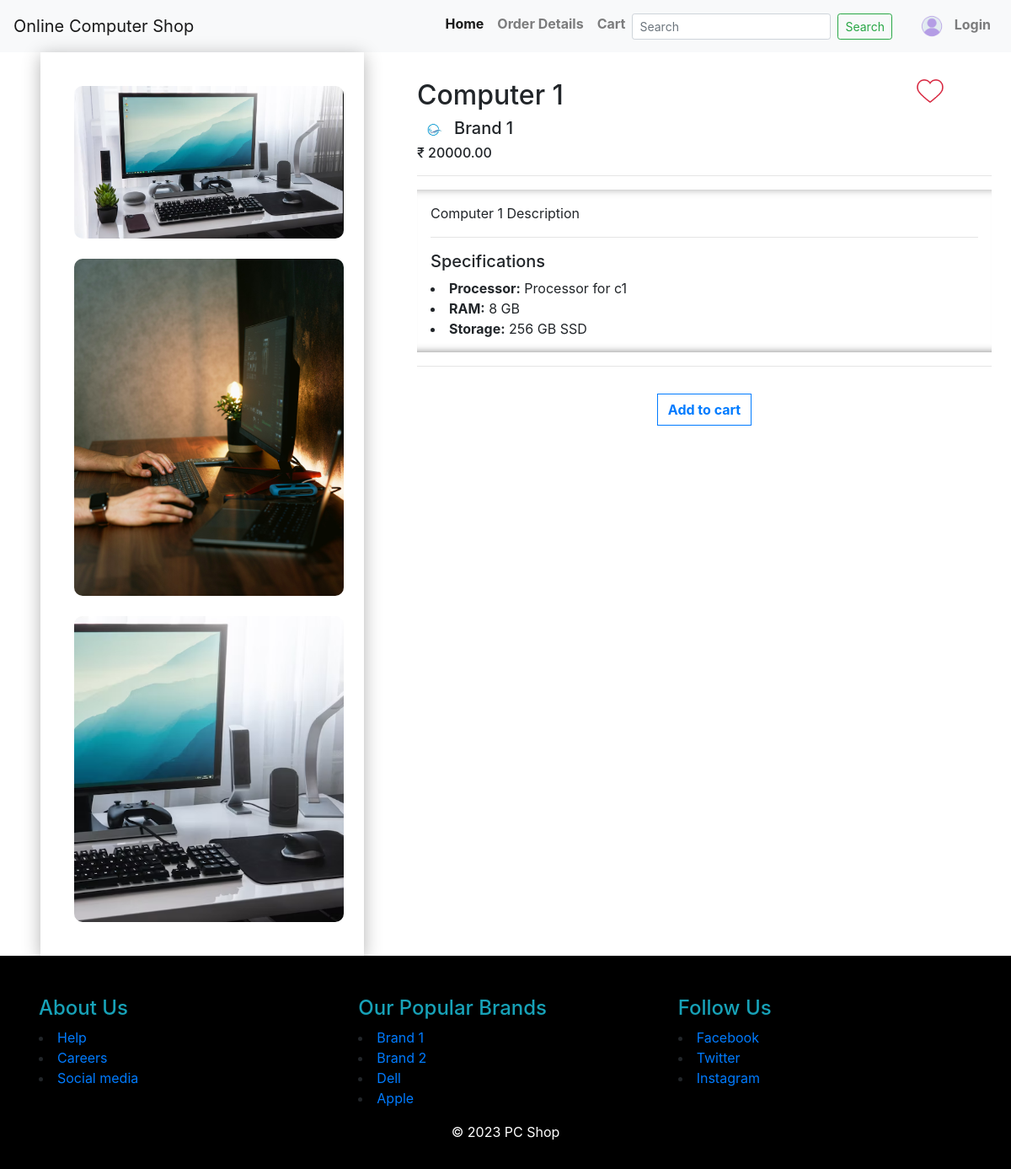
The page /details/1 on the database its author committed.
### computers/models.py (models this page shows, shortened)
class Computer(models.Model):
    name = models.CharField(max_length=100)
    brand = models.ForeignKey(Brand, on_delete=models.CASCADE)
    description = models.TextField()
    price = models.DecimalField(max_digits=10, decimal_places=2)
    stock = models.IntegerField()
    category = models.ForeignKey(Category, on_delete=models.CASCADE)
    processor = models.CharField(max_length=100)
    ram = models.IntegerField()  # in GB
    storage = models.CharField(max_length=100)  # e.g., '256GB SSD'
    custom_specs = models.TextField(blank=True, null=True)
    image1 = models.ImageField(upload_to='computers', blank=True, null=True)
    image2 = models.ImageField(upload_to='computers', blank=True, null=True)
    image3 = models.ImageField(upload_to='computers', blank=True, null=True)

class Brand(models.Model):
    name = models.CharField(max_length=100)
    description = models.TextField()
    logo = models.ImageField(upload_to='brands', blank=True, null=True)
    created_at = models.DateField(auto_now_add=True)
    def __str__(self):
        return self.name

### home/views.py (the view)
# urls.py: path('details/<int:id>', views.computer_detail, name="details"),
def computer_detail(request, id):
    computer = Computer.objects.get(id=id)
    custom_specs = {}
    print('computer.custom_specs',len(computer.custom_specs))
    if len(computer.custom_specs) > 0:
        custom_ss=computer.custom_specs.split(';')
        print('custom_ss',len(custom_ss))
        for ss in custom_ss:
            custom_specs[ss.split(':')[0]] = ss.split(':')[1]
    wishlisted = False
    if request.user.is_authenticated:
        wishlist, created = Wishlist.objects.get_or_create(user=request.user)
        wishlisted = WishlistItem.objects.filter(wishlist=wishlist, computer=computer).exists()
    return render(request, 'details.html', {'computer':computer, 'custom_specs':custom_specs, 'wishlisted':wishlisted})

### home/context_processors.py (called while the page is built, shortened)
def user_profile(request):
    return {}

def allBrands(request):
    brands = Brand.objects.all()
    return {'brands':brands}

### templates/details.html (shortened to what this page needs)
{% extends 'base.html' %}
{% load static %}
{% block content %}
<section>
    <div class="container-fluid ">
        <div class="row pl-5">
            <div class="col-md-4 p-4" style="box-shadow: 0 4px 20px rgba(0, 0, 0, 0.3);">
                {% if computer.image1 %}
                    <div class="container m-2 p-2" >
                        <img src="{{computer.image1.url}}" alt="" style="width: 100%; border-radius: 10px;">
                    </div>
                {% endif %}
                {% if computer.image2 %}
                    <div class="container m-2 p-2">
                        <img src="{{computer.image2.url}}" alt="" style="width: 100%; border-radius: 10px;">
                    </div>
                {% endif %}
                {% if computer.image3 %}
                    <div class="container m-2 p-2">
                        <img src="{{computer.image3.url}}" alt="" style="width: 100%; border-radius: 10px;">
                    </div>
                {% endif %}
            </div>
            <div class="col-md-8">
                <div class="container  mt-4 p-2 pl-5">
                    <div class="row">
                        <div class="col-10">
                            <h2>{{computer.name}}</h2>
                        </div>
                        <div class="col-2" >
                            <a href="{% url 'wishlist_toggle' computer.id %}">
                                {% if wishlisted %}
                                    <img src="{% static 'images/wishliston.png' %}" style="width: 2rem;">
                                {% else %}
                                    <img src="{% static 'images/wishlistoff.png' %}" style="width: 2rem;">
                                {% endif %}
                            </a>
                        </div>
                    </div>
                    <div class="row ml-1">
                        <div>
                            <a href=""><img src="{{computer.brand.logo.url}}" alt="" style="width: 2em; border-radius: 50%;"></a>
                        </div>
                        <div class="ml-2">
                            <h5>{{computer.brand}}</h5>
                        </div>
                    </div>
                    <h6>₹ {{computer.price}}</h6>
                    <hr>
                    <div class="pro_details" >
                        <p>{{computer.description}}</p>
                        <hr>
                        <h5>Specifications</h5>
                        <li><b>Processor:</b> {{computer.processor}}</li>
                        <li><b>RAM:</b> {{computer.ram}} GB</li>
                        <li><b>Storage:</b> {{computer.storage}} </li>
                    </div>
                    <hr>
                    <div class="p-3 mt-3" style=" display: flex; flex-direction: row; justify-content: space-around;">
                        {% if computer.stock  > 0 %}
                            <a class="btn btn-outline-primary" href="{% url 'cart_create' computer.id %}" style="border-radius: 0;"><b>Add to cart</b></a>
                        {% else %}
                            <h5 class="text-danger">Out of stock!!</h5>
                        {% endif %}
                    </div>
                </div>
            </div>
        </div>
    </div>
</section>
{% endblock %}

### templates/base.html (shortened to what this page needs)
<!DOCTYPE html>
{% load static %}
<html lang="en">
<head>
    <link rel="stylesheet" href="https://stackpath.bootstrapcdn.com/bootstrap/4.5.2/css/bootstrap.min.css">
    <link rel="stylesheet" href="{% static 'css/bootstrap.min.css' %}">
    <link rel="stylesheet" type="text/css" href="{% static 'css/style.css' %}">
    <link rel="stylesheet" href="{% static 'css/custom.css' %}">
</head>
<body>
    <nav class="navbar navbar-expand-lg navbar-light bg-light">
        <a class="navbar-brand" href="#">Online Computer Shop</a>
        <div class="collapse navbar-collapse" id="navbarNav">
            <ul class="navbar-nav ml-auto">
                <li class="nav-item active">
                    <a class="nav-link " href="/" style="font-weight: bold;">Home <span class="sr-only">(current)</span></a>
                </li>
                <li class="nav-item">
                    <a class="nav-link" href="{% url 'order_list' %}" style="font-weight: bold;">Order Details</a>
                </li>
                <li class="nav-item">
                    <a class="nav-link" href="/cart" style="font-weight: bold;">Cart</a>
                </li>
                <form  class="form-inline my-2 my-lg-0"  method="get" action="{% url 'index' %}">
                    <input class="form-control form-control-sm mr-sm-2" type="search" name="q" placeholder="Search" aria-label="Search">
                    <button class="btn btn-outline-success my-2 my-sm-0 btn-sm" type="submit">Search</button>
                </form>
                {% if request.user.is_authenticated %}
                    <li class="nav-item dropdown d-flex align-items-center ml-4">
                        <a class="nav-link dropdown-toggle" href="#" id="userDropdown" role="button" data-toggle="dropdown" aria-haspopup="true" aria-expanded="false" style="font-weight: bold;">
                            {% if profile_photo_url %}
                                <img src="{{ profile_photo_url }}" alt="Profile Image" style="width: 30px; height: 30px; border-radius: 50%; margin-right: 8px;">
                            {% else %}
                                <img src="{% static 'images/user.png' %}" alt="Default Profile Image" style="width: 30px; height: 30px; border-radius: 50%; margin-right: 8px;">
                            {% endif %}
                            {{ request.user.username }}
                        </a>
                        <div class="dropdown-menu dropdown-menu-right" aria-labelledby="userDropdown">
                            {% if request.user.is_superuser %}
                            <a class="dropdown-item" href="/admin">ADMIN</a>
                            {%endif%}
                            <!-- <a class="dropdown-item" href="/profile">Profile</a>
                            <a class="dropdown-item" href="/settings">Settings</a> -->
                            <a class="dropdown-item" href="/logout">Logout</a>
                        </div>
                    </li>
                {% else %}
                    <li class="nav-item d-flex align-items-center ml-4">
                        <a class="nav-link" href="/login" style="font-weight: bold;">
                            <img src="{% static 'images/user.png' %}" alt="Default Profile Image" style="width: 30px; height: 30px; border-radius: 50%; margin-right: 8px;">
                            Login
                        </a>
                    </li>
                {% endif %}
            </ul>
        </div>
    </nav>
    {% block content %}{% endblock %}
    <footer>
        <div class="container p-3 pt-5">
            <div class="footer-content row">
                <div class="col-md-4">
                    <h4 class="text-info">About Us</h4>
                    <li><a href="error.html">Help</a></li>
                    <li><a href="error.html">Careers</a></li>
                    <li><a href="error.html">Social media</a></li>
                </div>
                <div class="col-md-4 ">
                    <h4 class="text-info">Our Popular Brands</h4>
                    {% for brand in brands|slice:":4" %}
                        <li><a href="#">{{ brand }}</a></li>
                    {% endfor %}
                </div>
                <div class="col-md-4  ">
                    <h4 class="text-info">Follow Us</h4>
                    <li><a href="error.html">Facebook</a></i></li>
                    <li><a href="error.html">Twitter</a></li>
                    <li><a href="error.html">Instagram</a></li>
                </div>
    <footer class="bg-black text-white text-center py-3" style=" width: 100%;">
        <p>&copy; 2023 PC Shop</p>
    </footer>
</body>
</html>

### static/css/style.css (style rules this page uses)
footer { background-color: #000000; }
footer p { margin: 0; }

### static/css/custom.css (style rules this page uses)
.pro_details { max-height: 30em; overflow-y: scroll; -ms-overflow-style: none; scrollbar-width: none; box-shadow: inset 0 10px 10px -10px rgba(87, 86, 86, 0.5), inset 0 -10px 10px -10px rgba(0, 0, 0, 0.5); padding: 1em; }

### rows shown on the page
Computer: image1 (picture), image2 (picture), image3 (picture), name "Computer 1", brand.logo (picture), brand "Brand 1", price "20000.00", description "Computer 1 Description", processor "Processor for c1", ram "8", storage "256 GB SSD"
Brand: name "Brand 1"
Brand: name "Brand 2"
Brand: name "Dell"
Brand: name "Apple"
